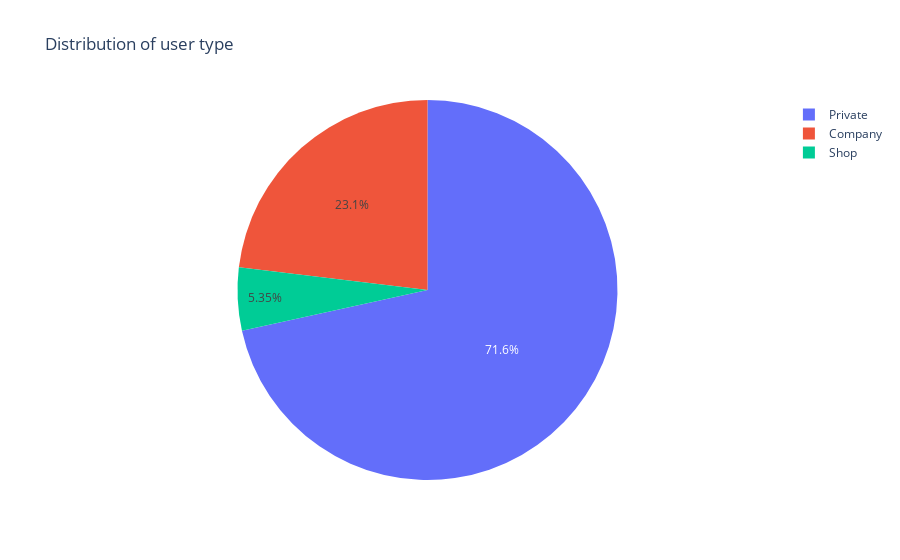

Write notebook code for a chart like this one.
### Code cell
temp = train_data['user_type'].value_counts()
labels = temp.index
sizes = (temp / temp.sum())*100
trace = go.Pie(labels=labels, values=sizes, hoverinfo='label+percent')
layout = go.Layout(title='Distribution of user type')
data = [trace]
fig = go.Figure(data=data, layout=layout)
py.iplot(fig)

### Figure 1 — Plotly figure (JSON) as saved in the notebook; plotly's stock layout.template omitted (floating-point values rounded to 4 significant figures)
{"data": [{"hoverinfo": "label+percent", "labels": ["Private", "Company", "Shop"], "type": "pie", "values": [71.55, 23.1, 5.352]}], "layout": {"title": {"text": "Distribution of user type"}}}
